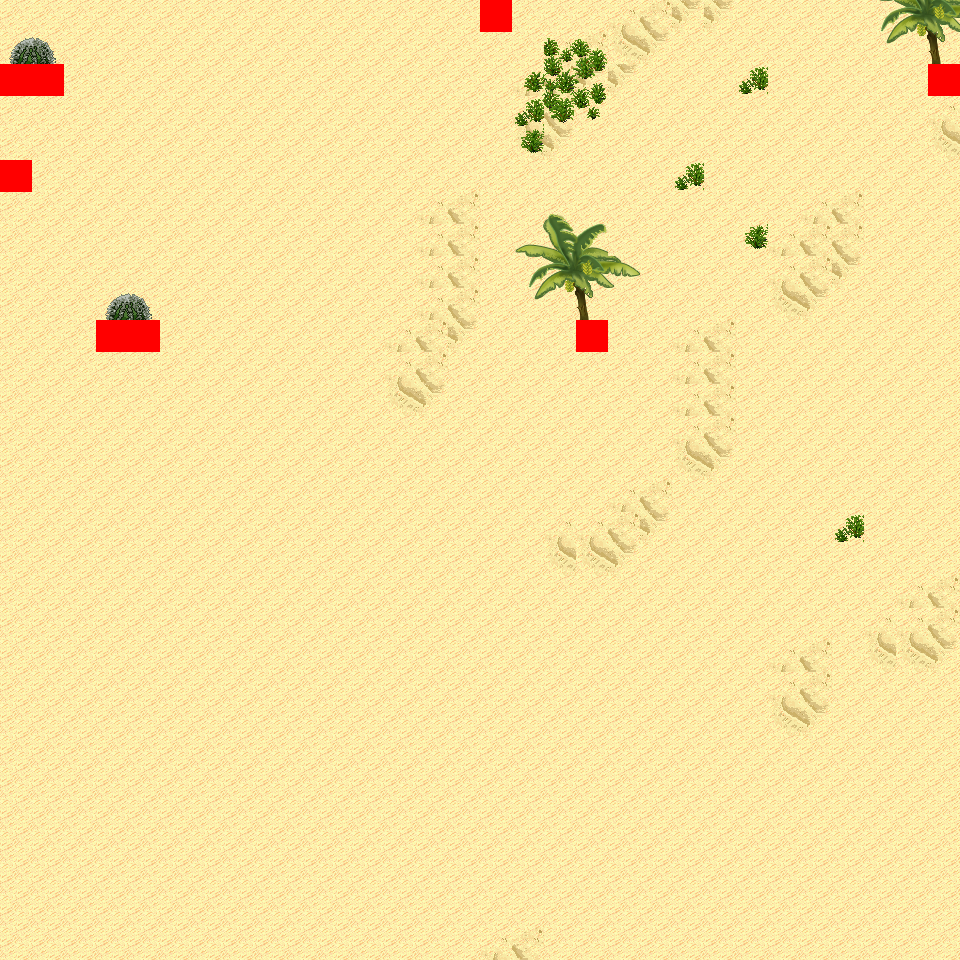

Rendered tile map (Tiled .tmx) drawn with the repository's tilesets; below, a short description and the map source with its tile grids summarised:
An orthogonal 30x30 tile map with 32x32 px tiles, 6 tile layers (Ground, Object, Object2, Above, ...), 16 tilesets and 6 objects (6x mapExit).

<map version="1.0" orientation="orthogonal" renderorder="right-down" width="30" height="30" tilewidth="32" tileheight="32" nextobjectid="7">
  <tileset firstgid="1" name="tileset_logic_collision" tilewidth="32" tileheight="32" tilecount="1" columns="1">
    <image source="../drawable/tileset_logic_collision.png" width="32" height="32" />
  </tileset>
  <tileset firstgid="2" name="tileset_ground_ground" tilewidth="32" tileheight="32" tilecount="33" columns="3">
    <image source="../drawable/tileset_ground_ground.png" width="96" height="352" />
  </tileset>
  <tileset firstgid="35" name="tileset_terrain_desert" tilewidth="32" tileheight="32" tilecount="88" columns="8">
    <image source="../drawable/tileset_terrain_desert.png" width="256" height="352" />
  </tileset>
  <tileset firstgid="123" name="tileset_ground_sand_edges" tilewidth="32" tileheight="32" tilecount="15" columns="5">
    <image source="../drawable/tileset_ground_sand_edges.png" width="160" height="96" />
  </tileset>
  <tileset firstgid="138" name="tileset_ground_sand_2" tilewidth="32" tileheight="32" tilecount="15" columns="5">
    <image source="../drawable/tileset_ground_sand_2.png" width="160" height="96" />
  </tileset>
  <tileset firstgid="153" name="tileset_building_stone_ruins" tilewidth="32" tileheight="32" tilecount="72" columns="6">
    <image source="../drawable/tileset_building_stone_ruins.png" width="192" height="384" />
  </tileset>
  <tileset firstgid="225" name="tileset_item_statue_blackened_column" tilewidth="32" tileheight="32" tilecount="4" columns="1">
    <image source="../drawable/tileset_item_statue_blackened_column.png" width="32" height="128" />
  </tileset>
  <tileset firstgid="229" name="tileset_item_statue_skull_carving" tilewidth="32" tileheight="32" tilecount="4" columns="2">
    <image source="../drawable/tileset_item_statue_skull_carving.png" width="64" height="64" />
  </tileset>
  <tileset firstgid="233" name="tileset_item_statue_skullpedestal" tilewidth="32" tileheight="32" tilecount="2" columns="1">
    <image source="../drawable/tileset_item_statue_skullpedestal.png" width="32" height="64" />
  </tileset>
  <tileset firstgid="235" name="tileset_plant_tree_banana_tree" tilewidth="32" tileheight="32" tilecount="40" columns="4">
    <image source="../drawable/tileset_plant_tree_banana_tree.png" width="128" height="320" />
  </tileset>
  <tileset firstgid="275" name="tileset_plant_tree_palm_tree" tilewidth="32" tileheight="32" tilecount="6" columns="2">
    <image source="../drawable/tileset_plant_tree_palm_tree.png" width="64" height="96" />
  </tileset>
  <tileset firstgid="281" name="tileset_plant_tree_palm_trees" tilewidth="32" tileheight="32" tilecount="40" columns="4">
    <image source="../drawable/tileset_plant_tree_palm_trees.png" width="128" height="320" />
  </tileset>
  <tileset firstgid="321" name="tileset_plant_bush_large_green" tilewidth="32" tileheight="32" tilecount="9" columns="3">
    <image source="../drawable/tileset_plant_bush_large_green.png" width="96" height="96" />
  </tileset>
  <tileset firstgid="330" name="tileset_plant_cactus" tilewidth="32" tileheight="32" tilecount="2" columns="1">
    <image source="../drawable/tileset_plant_cactus.png" width="32" height="64" />
  </tileset>
  <tileset firstgid="332" name="tileset_plant_lily_pads" tilewidth="32" tileheight="32" tilecount="2" columns="1">
    <image source="../drawable/tileset_plant_lily_pads.png" width="32" height="64" />
  </tileset>
  <tileset firstgid="334" name="tileset_plant_round_cactuses" tilewidth="32" tileheight="32" tilecount="20" columns="10">
    <image source="../drawable/tileset_plant_round_cactuses.png" width="320" height="64" />
  </tileset>
  <layer name="Ground" width="30" height="30">
    <data>[900 cells, 900 non-empty, 5 distinct tile ids]</data>
  </layer>
  <layer name="Object" width="30" height="30">
    <data>[900 cells, 21 non-empty, 14 distinct tile ids]</data>
  </layer>
  <layer name="Object2" width="30" height="30">
    <data>[900 cells, 0 non-empty, 0 distinct tile ids]</data>
  </layer>
  <layer name="Above" width="30" height="30">
    <data>[900 cells, 21 non-empty, 13 distinct tile ids]</data>
  </layer>
  <layer name="Above2" width="30" height="30">
    <data>[900 cells, 0 non-empty, 0 distinct tile ids]</data>
  </layer>
  <layer name="Walkable" width="30" height="30">
    <data>[900 cells, 8 non-empty, 1 distinct tile ids]</data>
  </layer>
  <objectgroup name="MapEvents">
    <object id="1" name="north" type="mapExit" x="0" y="0" width="480" height="32">
      <properties>
        <property name="map" value="level_0_x38_y129" />
        <property name="x" value="0" />
        <property name="y" value="28" />
      </properties>
    </object>
    <object id="2" name="north2" type="mapExit" x="512" y="0" width="448" height="32">
      <properties>
        <property name="map" value="level_0_x38_y129" />
        <property name="x" value="16" />
        <property name="y" value="28" />
      </properties>
    </object>
    <object id="3" name="south" type="mapExit" x="0" y="928" width="960" height="32">
      <properties>
        <property name="map" value="level_0_x38_y131" />
        <property name="x" value="0" />
        <property name="y" value="1" />
      </properties>
    </object>
    <object id="4" name="west" type="mapExit" x="0" y="0" width="32" height="64">
      <properties>
        <property name="map" value="level_0_x37_y130" />
        <property name="x" value="28" />
        <property name="y" value="0" />
      </properties>
    </object>
    <object id="5" name="west2" type="mapExit" x="0" y="96" width="32" height="64">
      <properties>
        <property name="map" value="level_0_x37_y130" />
        <property name="x" value="28" />
        <property name="y" value="3" />
      </properties>
    </object>
    <object id="6" name="west3" type="mapExit" x="0" y="192" width="32" height="768">
      <properties>
        <property name="map" value="level_0_x37_y130" />
        <property name="x" value="28" />
        <property name="y" value="6" />
      </properties>
    </object>
  </objectgroup>
</map>
